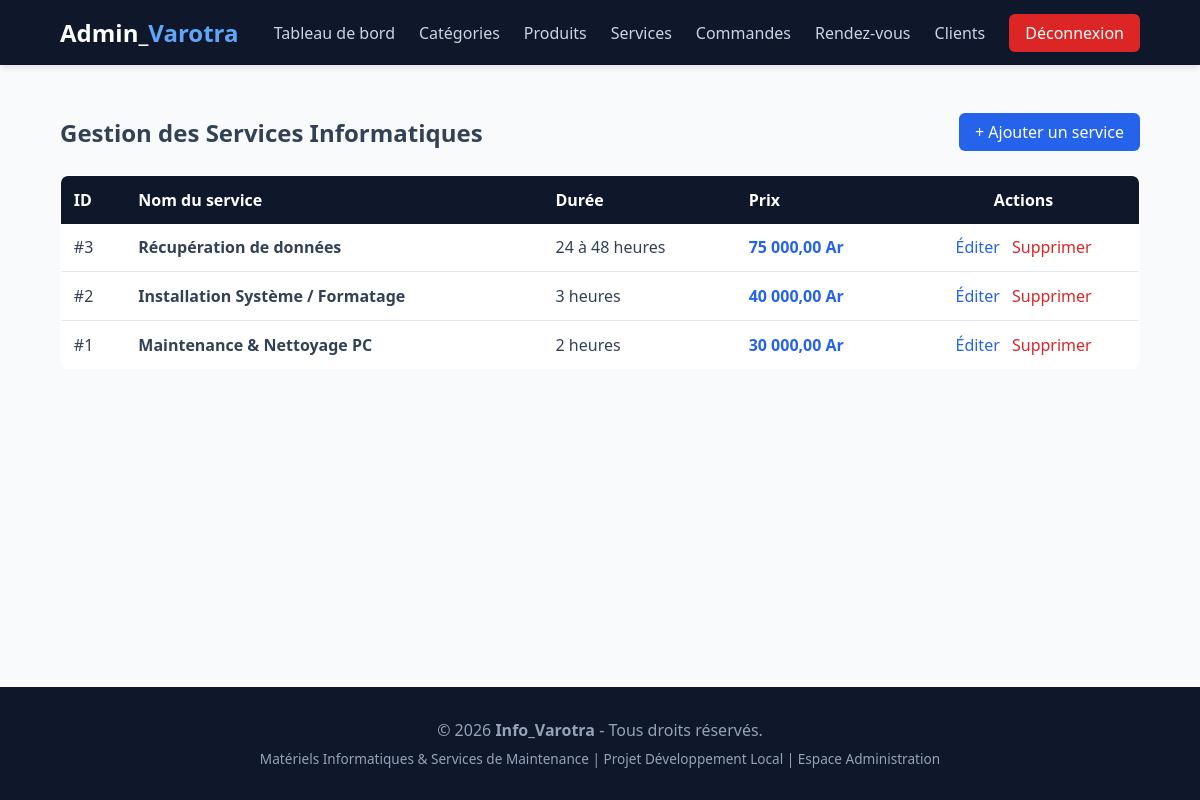
The app's page /admin/services.php (signed in), older data.
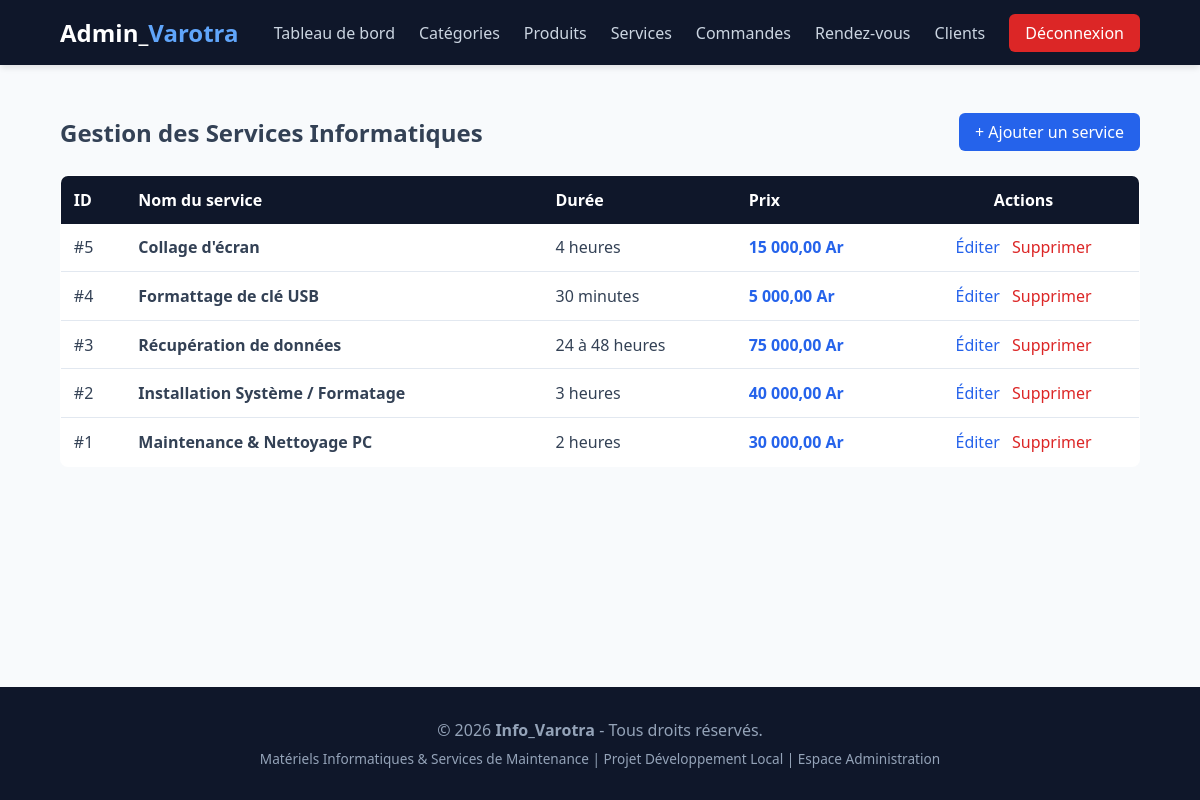
The same page, newer data.
### tables this page shows
CREATE TABLE `service` (
  `id_service` int NOT NULL,
  `nom_service` varchar(150) NOT NULL,
  `description` text,
  `prix` decimal(10,2) NOT NULL,
  `duree_estimee` varchar(50) DEFAULT NULL
);

### admin/services.php (the view, shortened to what this page needs)
<?php
require_once '../config/database.php';
$services = $pdo->query("SELECT * FROM service ORDER BY id_service DESC")->fetchAll();
require_once __DIR__ . '/includes/header.php';
?>
<!DOCTYPE html>
<html lang="fr">
<head>
    <link rel="stylesheet" href="/Info_Varotra/assets/css/style.css">
</head>
<body>
<main class="container">
    <div style="display: flex; justify-content: space-between; align-items: center; margin-bottom: 1.5rem;">
        <h2>Gestion des Services Informatiques</h2>
        <a href="service_form.php" class="btn-primary" style="text-decoration: none;">+ Ajouter un service</a>
    </div>
    <table style="width: 100%; border-collapse: collapse; background: white; border-radius: 8px; overflow: hidden; border: 1px solid var(--border-color);">
        <thead>
            <tr style="background: var(--primary); color: white; text-align: left;">
                <th style="padding: 0.8rem;">ID</th>
                <th style="padding: 0.8rem;">Nom du service</th>
                <th style="padding: 0.8rem;">Durée</th>
                <th style="padding: 0.8rem;">Prix</th>
                <th style="padding: 0.8rem; text-align: center;">Actions</th>
            </tr>
        </thead>
        <tbody>
            <?php foreach ($services as $srv): ?>
                <tr style="border-bottom: 1px solid var(--border-color);">
                    <td style="padding: 0.8rem;">#<?= $srv['id_service'] ?></td>
                    <td style="padding: 0.8rem; font-weight: bold;"><?= htmlspecialchars($srv['nom_service']) ?></td>
                    <td style="padding: 0.8rem;"><?= htmlspecialchars($srv['duree_estimee'] ?? 'Non spécifiée') ?></td>
                    <td style="padding: 0.8rem; color: var(--accent); font-weight: bold;"><?= number_format($srv['prix'], 2, ',', ' ') ?> Ar</td>
                    <td style="padding: 0.8rem; text-align: center;">
                        <a href="service_form.php?id=<?= $srv['id_service'] ?>" style="color: #2563eb; text-decoration: none; margin-right: 0.5rem;">Éditer</a>
                        <a href="services.php?action=delete&id=<?= $srv['id_service'] ?>" onclick="return confirm('Supprimer ce service ?');" style="color: #dc2626; text-decoration: none;">Supprimer</a>
                    </td>
                </tr>
            <?php endforeach; ?>
        </tbody>
    </table>
</main>
<?php require_once __DIR__ . '/includes/footer.php';?>

Row changes from the older to the newer data that the page shows:
added service: id_service "5", nom_service "Collage d'écran", duree_estimee "4 heures", prix "15 000,00"
added service: id_service "4", nom_service "Formattage de clé USB", duree_estimee "30 minutes", prix "5 000,00"
